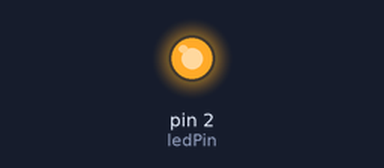
The sketch below on a simulated Arduino Uno, built with avr-gcc and run on an emulated ATmega328P. Parts: output pins drawn as LEDs (lit = HIGH).

Above: at 0.5 s.
At 3.5 s:
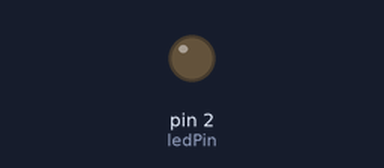
Timing chart, 0 to 7.8 s (numbered marks = the images above):
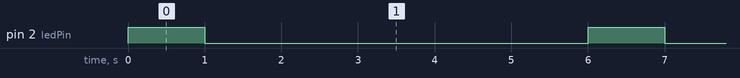

The sketch:

esp_test.ino
```cpp
// Define the pin where the LED is connected
const int ledPin = 2; // On-board LED is usually on GPIO 2

void setup() {
  // Set the LED pin as an output
  pinMode(ledPin, OUTPUT);
}

void loop() {
  digitalWrite(ledPin, HIGH); // Turn the LED on
  delay(1000);                // Wait for 1 second
  digitalWrite(ledPin, LOW);  // Turn the LED off
  delay(1000);
  digitalWrite(ledPin, LOW);  // Turn the LED off
  delay(1000);                // Wait for 1 second
  digitalWrite(ledPin, LOW);  // Turn the LED off
  delay(1000);                // Wait for 1 second
  digitalWrite(ledPin, LOW);  // Turn the LED off
  delay(1000);                // Wait for 1 second
  digitalWrite(ledPin, LOW);  // Turn the LED off
  delay(1000);
  Serial.print("asgfdjgndfjnbjdfnbjnjngb")  ;          // Wait for 1 second                // Wait for 1 second
}
```

Measured:
- by itself, pin 2 (ledPin): alternates HIGH for 1.0 s and LOW for 5.0 s
